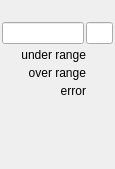
   <widget class="QWidget" name="page">
    <property name="geometry">
     <rect>
      <x>0</x>
      <y>0</y>
      <width>115</width>
      <height>169</height>
     </rect>
    </property>
    <attribute name="label">
     <string>Ch 1</string>
    </attribute>
    <widget class="caFrame" name="caframe_4">
     <property name="geometry">
      <rect>
       <x>0</x>
       <y>20</y>
       <width>115</width>
       <height>80</height>
      </rect>
     </property>
     <property name="macro">
      <string notr="true">CH=1,IOC=$(IOC),MasterID=$(MasterID),SlaveID=$(SlaveID),HWType=$(HWType)</string>
     </property>
     <layout class="QGridLayout" name="gridLayout_9">
      <property name="leftMargin">
       <number>2</number>
      </property>
      <property name="topMargin">
       <number>2</number>
      </property>
      <property name="rightMargin">
       <number>2</number>
      </property>
      <property name="bottomMargin">
       <number>2</number>
      </property>
      <property name="spacing">
       <number>2</number>
      </property>
      <item row="0" column="0">
       <layout class="QHBoxLayout" name="horizontalLayout_3" stretch="3,1">
        <item>
         <widget class="caLineEdit" name="calineedit_5">
          <property name="alignment">
           <set>Qt::AlignRight|Qt::AlignTrailing|Qt::AlignVCenter</set>
          </property>
          <property name="channel" stdset="0">
           <string notr="true">$(IOC):m$(MasterID)s$(SlaveID)-AI0$(CH)</string>
          </property>
          <property name="background">
           <color alpha="0">
            <red>160</red>
            <green>160</green>
            <blue>164</blue>
           </color>
          </property>
          <property name="colorMode">
           <enum>caLineEdit::Static</enum>
          </property>
          <property name="precisionMode">
           <enum>caLineEdit::Channel</enum>
          </property>
         </widget>
        </item>
        <item>
         <widget class="caLineEdit" name="calineedit_6">
          <property name="channel" stdset="0">
           <string notr="true">$(IOC):m$(MasterID)s$(SlaveID)-AI0$(CH).EGU</string>
          </property>
          <property name="background">
           <color alpha="0">
            <red>160</red>
            <green>160</green>
            <blue>164</blue>
           </color>
          </property>
          <property name="colorMode">
           <enum>caLineEdit::Static</enum>
          </property>
          <property name="precisionMode">
           <enum>caLineEdit::User</enum>
          </property>
         </widget>
        </item>
       </layout>
      </item>
      <item row="1" column="0">
       <layout class="QGridLayout" name="gridLayout_3" columnstretch="10,3">
        <property name="spacing">
         <number>2</number>
        </property>
        <item row="1" column="0">
         <widget class="caLabel" name="calabel_10">
          <property name="toolTip">
           <string/>
          </property>
          <property name="text">
           <string>over range</string>
          </property>
          <property name="textFormat">
           <enum>Qt::PlainText</enum>
          </property>
          <property name="alignment">
           <set>Qt::AlignBottom|Qt::AlignRight|Qt::AlignTrailing</set>
          </property>
         </widget>
        </item>
        <item row="0" column="1">
         <widget class="caLed" name="caled_9">
          <property name="toolTip">
           <string>&lt;html&gt;&lt;head/&gt;&lt;body&gt;&lt;p&gt;E-Bus Power Status&lt;/p&gt;&lt;/body&gt;&lt;/html&gt;</string>
          </property>
          <property name="rectangular">
           <bool>true</bool>
          </property>
          <property name="gradientEnabled">
           <bool>false</bool>
          </property>
          <property name="ledWidth">
           <number>16</number>
          </property>
          <property name="ledHeight">
           <number>16</number>
          </property>
          <property name="channel" stdset="0">
           <string notr="true">$(IOC):m$(MasterID)s$(SlaveID)-AI0$(CH)-UndrLimAlrm</string>
          </property>
          <property name="colorMode">
           <enum>caLed::Static</enum>
          </property>
          <property name="falseColor">
           <color>
            <red>170</red>
            <green>0</green>
            <blue>0</blue>
           </color>
          </property>
          <property name="trueColor">
           <color>
            <red>0</red>
            <green>85</green>
            <blue>0</blue>
           </color>
          </property>
          <property name="trueValue">
           <string notr="true">0</string>
          </property>
          <property name="falseValue">
           <string notr="true">1</string>
          </property>
         </widget>
        </item>
        <item row="2" column="1">
         <widget class="caLed" name="caled_10">
          <property name="toolTip">
           <string/>
          </property>
          <property name="rectangular">
           <bool>true</bool>
          </property>
          <property name="gradientEnabled">
           <bool>false</bool>
          </property>
          <property name="ledWidth">
           <number>16</number>
          </property>
          <property name="ledHeight">
           <number>16</number>
          </property>
          <property name="channel" stdset="0">
           <string notr="true">$(IOC):m$(MasterID)s$(SlaveID)-AI0$(CH)-ErrAlrm</string>
          </property>
          <property name="colorMode">
           <enum>caLed::Static</enum>
          </property>
          <property name="falseColor">
           <color>
            <red>170</red>
            <green>0</green>
            <blue>0</blue>
           </color>
          </property>
          <property name="trueColor">
           <color>
            <red>0</red>
            <green>85</green>
            <blue>0</blue>
           </color>
          </property>
          <property name="trueValue">
           <string notr="true">0</string>
          </property>
          <property name="falseValue">
           <string notr="true">1</string>
          </property>
         </widget>
        </item>
        <item row="2" column="0">
         <widget class="caLabel" name="calabel_11">
          <property name="toolTip">
           <string/>
          </property>
          <property name="text">
           <string>error</string>
          </property>
          <property name="textFormat">
           <enum>Qt::PlainText</enum>
          </property>
          <property name="alignment">
           <set>Qt::AlignBottom|Qt::AlignRight|Qt::AlignTrailing</set>
          </property>
         </widget>
        </item>
        <item row="0" column="0">
         <widget class="caLabel" name="calabel_12">
          <property name="toolTip">
           <string/>
          </property>
          <property name="text">
           <string>under range</string>
          </property>
          <property name="textFormat">
           <enum>Qt::PlainText</enum>
          </property>
          <property name="alignment">
           <set>Qt::AlignBottom|Qt::AlignRight|Qt::AlignTrailing</set>
          </property>
         </widget>
        </item>
        <item row="1" column="1">
         <widget class="caLed" name="caled_11">
          <property name="toolTip">
           <string/>
          </property>
          <property name="rectangular">
           <bool>true</bool>
          </property>
          <property name="gradientEnabled">
           <bool>false</bool>
          </property>
          <property name="ledWidth">
           <number>16</number>
          </property>
          <property name="ledHeight">
           <number>16</number>
          </property>
          <property name="channel" stdset="0">
           <string notr="true">$(IOC):m$(MasterID)s$(SlaveID)-AI0$(CH)-OvrLimAlrm</string>
          </property>
          <property name="colorMode">
           <enum>caLed::Static</enum>
          </property>
          <property name="falseColor">
           <color>
            <red>170</red>
            <green>0</green>
            <blue>0</blue>
           </color>
          </property>
          <property name="trueColor">
           <color>
            <red>0</red>
            <green>85</green>
            <blue>0</blue>
           </color>
          </property>
          <property name="trueValue">
           <string notr="true">0</string>
          </property>
          <property name="falseValue">
           <string notr="true">1</string>
          </property>
         </widget>
        </item>
       </layout>
      </item>
     </layout>
    </widget>
   </widget>
